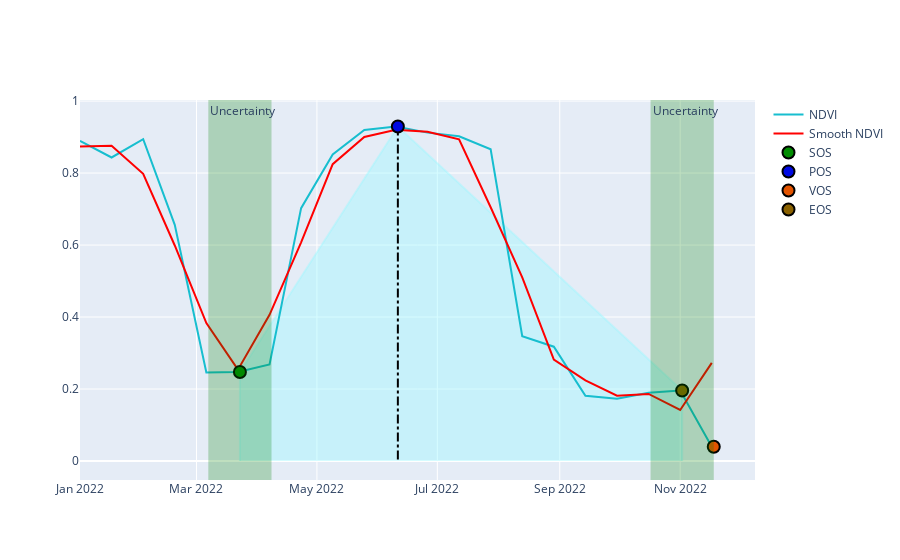

The notebook cell saved with this chart:
### Code cell
plot_advanced_phenometrics(cube=datacube, ds_phenos=phenometrics[2020])

### Figure 1 — Plotly figure (JSON) as saved in the notebook; plotly's stock layout.template omitted (floating-point values rounded to 4 significant figures)
{"data": [{"fill": "toself", "fillcolor": "rgba(153, 247, 254, 0.4)", "line": {"color": "rgba(153, 247, 254, 0.4)"}, "mode": "lines", "name": "LIOS", "showlegend": false, "type": "scatter", "x": ["2022-03-23", "2022-03-23", "2022-06-11", "2022-11-02", "2022-11-02"], "y": [0, 0.2474, 0.9294, 0.1959, 0]}, {"line": {"color": "#17BECF"}, "name": "NDVI", "type": "scatter", "x": ["2022-01-01", "2022-01-17", "2022-02-02", "2022-02-18", "2022-03-06", "2022-03-22", "2022-04-07", "2022-04-23", "2022-05-09", "2022-05-25", "2022-06-10", "2022-06-26", "2022-07-12", "2022-07-28", "2022-08-13", "2022-08-29", "2022-09-14", "2022-09-30", "2022-10-16", "2022-11-01", "2022-11-17"], "y": [0.8897, 0.8433, 0.8941, 0.6562, 0.2461, 0.2474, 0.2681, 0.7026, 0.8517, 0.9197, 0.9294, 0.9124, 0.9023, 0.866, 0.3465, 0.3176, 0.1814, 0.1728, 0.1899, 0.1959, 0.0396]}, {"line": {"color": "#ff0000"}, "name": "Smooth NDVI", "type": "scatter", "x": ["2022-01-01", "2022-01-17", "2022-02-02", "2022-02-18", "2022-03-06", "2022-03-22", "2022-04-07", "2022-04-23", "2022-05-09", "2022-05-25", "2022-06-10", "2022-06-26", "2022-07-12", "2022-07-28", "2022-08-13", "2022-08-29", "2022-09-14", "2022-09-30", "2022-10-16", "2022-11-01", "2022-11-17"], "y": [0.8735, 0.8757, 0.7979, 0.5988, 0.3832, 0.2539, 0.406, 0.6075, 0.8247, 0.9003, 0.9205, 0.9147, 0.8936, 0.7049, 0.51, 0.2818, 0.2239, 0.1814, 0.1862, 0.1418, 0.2725, 0.4949, 0.9066]}, {"line": {"color": "#000000", "dash": "dashdot"}, "mode": "lines", "name": "AOS", "showlegend": false, "type": "scatter", "x": ["2022-06-11", "2022-06-11"], "y": [0.9294, 0]}, {"marker": {"color": "#008c00", "line": {"color": "#000000", "width": 2}, "size": 12}, "mode": "markers", "name": "SOS", "type": "scatter", "x": ["2022-03-23"], "y": [0.2474]}, {"marker": {"color": "#0009e3", "line": {"color": "#000000", "width": 2}, "size": 12}, "mode": "markers", "name": "POS", "type": "scatter", "x": ["2022-06-11"], "y": [0.9294]}, {"marker": {"color": "#e35400", "line": {"color": "#000000", "width": 2}, "size": 12}, "mode": "markers", "name": "VOS", "type": "scatter", "x": ["2022-11-18"], "y": [0.0396]}, {"marker": {"color": "#8a6100", "line": {"color": "#000000", "width": 2}, "size": 12}, "mode": "markers", "name": "EOS", "type": "scatter", "x": ["2022-11-02"], "y": [0.1959]}], "layout": {"annotations": [{"showarrow": false, "text": "Uncertainty", "x": "2022-03-07T00:00:00", "xanchor": "left", "xref": "x", "y": 1, "yanchor": "top", "yref": "y domain"}, {"showarrow": false, "text": "Uncertainty", "x": "2022-10-17T00:00:00", "xanchor": "left", "xref": "x", "y": 1, "yanchor": "top", "yref": "y domain"}], "shapes": [{"fillcolor": "green", "line": {"width": 0}, "opacity": 0.25, "type": "rect", "x0": "2022-03-07T00:00:00", "x1": "2022-04-08T00:00:00", "xref": "x", "y0": 0, "y1": 1, "yref": "y domain"}, {"fillcolor": "green", "line": {"width": 0}, "opacity": 0.25, "type": "rect", "x0": "2022-10-17T00:00:00", "x1": "2022-11-18T00:00:00", "xref": "x", "y0": 0, "y1": 1, "yref": "y domain"}]}}
